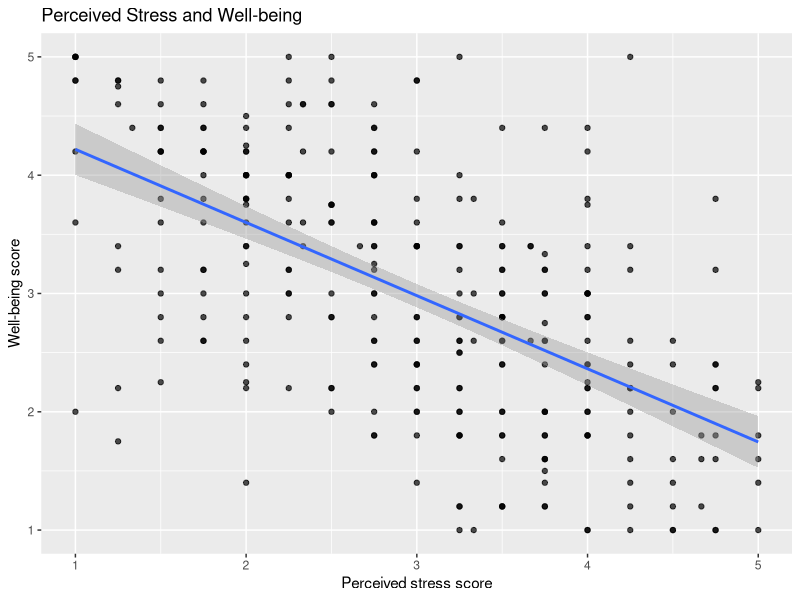

This figure's R source:
## ---- chunk 1
knitr::opts_chunk$set(echo = TRUE, message = FALSE, warning = FALSE)
library(tidyverse)
library(psych)
library(broom)
## ---- chunk 2
data <- read_csv("../data/processed/student_psychology_synthetic_scored.csv")
glimpse(data)
## ---- chunk 3
describe(data %>%
           select(perceived_stress_score, digital_stress_score,
                  academic_motivation_score, wellbeing_score,
                  exam_anxiety_score))
## ---- chunk 4
ggplot(data, aes(x = perceived_stress_score, y = wellbeing_score)) +
  geom_point(alpha = 0.70) +
  geom_smooth(method = "lm", se = TRUE) +
  labs(
    title = "Perceived Stress and Well-being",
    x = "Perceived stress score",
    y = "Well-being score"
  )
## ---- chunk 5
cor.test(data$perceived_stress_score, data$wellbeing_score)
## ---- chunk 6
model <- lm(wellbeing_score ~ perceived_stress_score + digital_stress_score +
              academic_motivation_score + sleep_hours,
            data = data)

summary(model)
broom::tidy(model, conf.int = TRUE)
